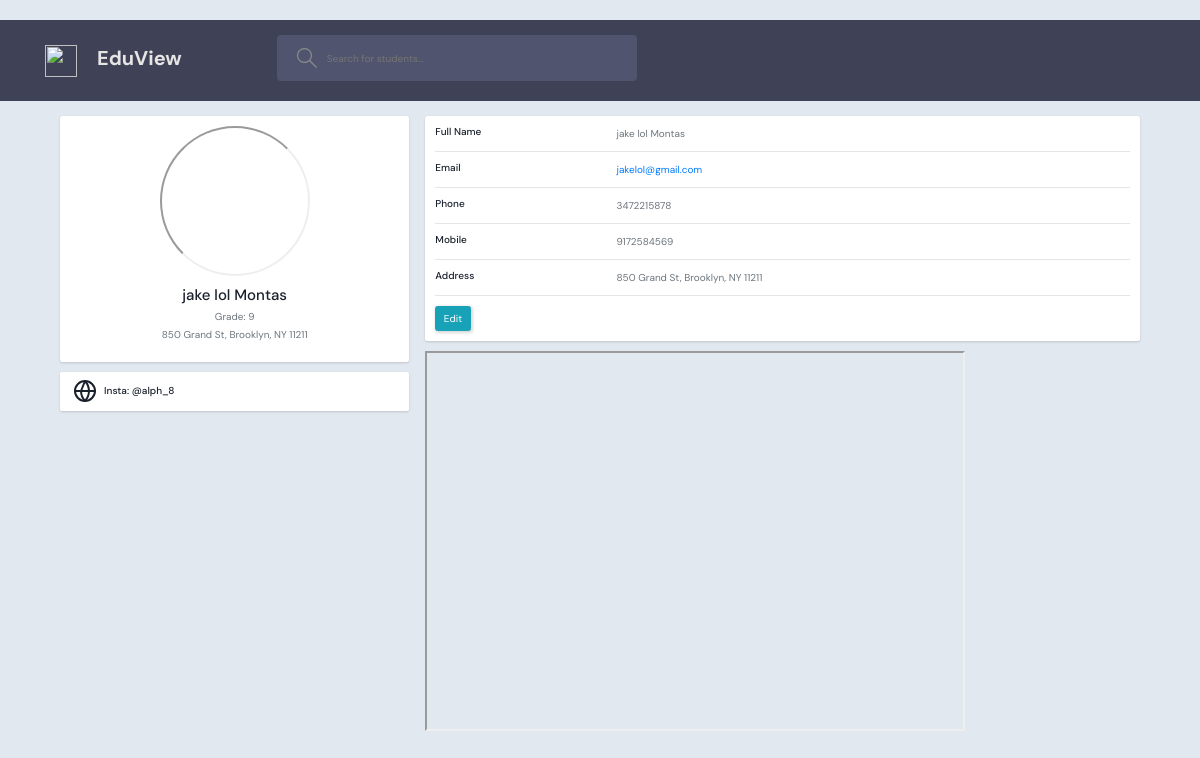
The app's page /student/35715925/ with its own data.
### studentBase/models.py (models this page shows, shortened)
class Profile(models.Model):
    Student_ID = models.IntegerField(unique=True)
    First_Name = models.CharField(max_length=50)
    Middle_Name = models.CharField(max_length=50,null=True,blank=True)
    Last_Name = models.CharField(max_length=50)
    Grade = models.CharField(max_length=10,null=True,blank=True)
    Photo = models.CharField(null=True, blank=True,max_length=200)
    Schedule = models.CharField(null=True,blank=True, max_length=200)
    Social_Media = models.CharField(max_length=50,null=True,blank=True)
    Address = models.CharField(max_length=50,null=True,blank=True)
    Email = models.EmailField(null=True, blank=True)
    Contact_1 = models.CharField(max_length=12,null=True,blank=True)
    Contact_2 = models.CharField(max_length=12,null=True, blank=True)

### studentBase/views.py (the view)
# urls.py: path('student/<int:id>/',views.profile,name = 'profile'),
def profile(request,id):
    student = Profile.objects.get(Student_ID=id)
    return render(request,'studentBase/profile.html',{'student':student})

### studentBase/templates/studentBase/profile.html (shortened to what this page needs)
{% extends 'main.html' %}
{% block contain %}
<link href="https://cdn.jsdelivr.net/npm/bootstrap@4.4.1/dist/css/bootstrap.min.css" rel="stylesheet">
<body>
   <div class="container">
      <div class="main-body">
         <div class="row gutters-sm">
            <div class="col-md-4 mb-3">
               <div class="card">
                  <div class="card-body">
                     <div class="d-flex flex-column align-items-center text-center">
                        {% if student.Photo != '' %}
                        <iframe src="{{ student.Photo }}" class="avatar-iframe"></iframe>
                        {% else %}
                        <img src="/media/default-avatar.jpg" alt="default avatar" class="avatar">
                        {% endif %}
                        <div class="mt-3">
                           <h4>{{ student.First_Name }} {{ student.Middle_Name }} {{ student.Last_Name }}</h4>
                           <p class="text-secondary mb-1">Grade: {{student.Grade}}</p>
                           <p class="text-muted font-size-sm">{{student.Address}}</p>
                        </div>
                     </div>
                  </div>
               </div>
               <div class="card mt-3">
                  <ul class="list-group list-group-flush">
                     <li class="list-group-item d-flex justify-content-between align-items-center flex-wrap">
                        <h6 class="mb-0">
                           {{ student.Social_Media }}
                        </h6>
                     </li>
                  </ul>
               </div>
            </div>
            <div class="col-md-8">
               <div class="card mb-3">
                  <div class="card-body">
                     <div class="row">
                        <div class="col-sm-3">
                           <h6 class="mb-0">Full Name</h6>
                        </div>
                        <div class="col-sm-9 text-secondary">
                           {{ student.First_Name }} {{ student.Middle_Name }} {{ student.Last_Name }}
                        </div>
                     </div>
                     <hr>
                     <div class="row">
                        <div class="col-sm-3">
                           <h6 class="mb-0">Email</h6>
                        </div>
                        <div class="col-sm-9 text-secondary">
                           <a href="mailto:{{ student.Email }}" class="__cf_email__" data-cfemail="64020d14240e110f09110c4a0508">{{ student.Email }}</a>
                        </div>
                     </div>
                     <hr>
                     <div class="row">
                        <div class="col-sm-3">
                           <h6 class="mb-0">Phone</h6>
                        </div>
                        <div class="col-sm-9 text-secondary">
                           {{ student.Contact_1 }}
                        </div>
                     </div>
                     <hr>
                     <div class="row">
                        <div class="col-sm-3">
                           <h6 class="mb-0">Mobile</h6>
                        </div>
                        <div class="col-sm-9 text-secondary">
                           {{ student.Contact_2 }}
                        </div>
                     </div>
                     <hr>
                     <div class="row">
                        <div class="col-sm-3">
                           <h6 class="mb-0">Address</h6>
                        </div>
                        <div class="col-sm-9 text-secondary">
                           {{ student.Address }}
                        </div>
                     </div>
                     <hr>
                     <div class="row">
                        <div class="col-sm-12">
                           <a class="btn btn-info" target="__blank" href="{% url 'update-profile' student.Student_ID %}">Edit</a>
                        </div>
                     </div>
                  </div>
               </div>
               <div class="row gutters-sm">
                  <div class="col-sm-6 mb-3">
                     <iframe src="{{ student.Schedule }}" width="540" height="380"></iframe>
                  </div>
               </div>
            </div>
         </div>
      </div>
   </div>
</body>
{% endblock contain %}

### static/styles/style.css (style rules this page uses)
:root { --color-main: #71c6dd; --color-main-light: #e1f6fb; --color-dark: #3f4156; --color-dark-medium: #51546e; --color-dark-light: #696d97; --color-light: #e5e5e5; --color-gray: #8b8b8b; --color-light-gray: #b2bdbd; --color-bg: #2d2d39; --color-success: #5dd693; --color-error: #fc4b0b; }
* { font-family: "DM Sans", -apple-system, BlinkMacSystemFont, "Segoe UI", Roboto, Oxygen, Ubuntu, Cantarell, "Open Sans", "Helvetica Neue", sans-serif; margin: 0; padding: 0; box-sizing: border-box; text-rendering: optimizeLegibility; font-size: inherit; }
html { font-size: 56.25%; }
@media only screen and (min-width: 1200px) { html { font-size: 62.5%; } }
body { line-height: 1.6; font-weight: 400; font-size: 1.5rem; color: var(--color-light-gray); background-color: var(--color-bg); min-height: 100vh; }
a { display: inline-block; color: var(--color-main); text-decoration: none; }
.container { max-width: 120rem; width: 90%; margin: auto; }
.btn { background-color: transparent; border: none; display: inline-flex; align-items: center; gap: 1rem; cursor: pointer; transition: all ease-in-out 0.3s; padding: 1rem 2rem; border-radius: 5px; box-shadow: 1px 1px 3px 1px rgba(0, 0, 0, 0.15); font-weight: 500; }

### studentBase/templates/studentBase/profile.html (style rules this page uses)
body { margin-top: 20px; color: #1a202c; text-align: left; background-color: #e2e8f0; }
.main-body { padding: 15px; }
.card { box-shadow: 0 1px 3px 0 rgba(0,0,0,.1), 0 1px 2px 0 rgba(0,0,0,.06); }
.card { position: relative; display: flex; flex-direction: column; min-width: 0; word-wrap: break-word; background-color: #fff; background-clip: border-box; border: 0 solid rgba(0,0,0,.125); border-radius: .25rem; }
.card-body { flex: 1 1 auto; min-height: 1px; padding: 1rem; }
.gutters-sm { margin-right: -8px; margin-left: -8px; }
.gutters-sm > .col, .gutters-sm > [class*=col-] { padding-right: 8px; padding-left: 8px; }
.mb-3, .my-3 { margin-bottom: 1rem!important; }
.avatar, .avatar-iframe { width: 150px; height: 150px; object-fit: cover; border-radius: 50%; }

### records on screen
Profile: First_Name "jake", Middle_Name "lol", Last_Name "Montas", Grade "9", Address "850 Grand St, Brooklyn, NY 11211", Social_Media "Insta: @alph_8", Email "jakelol@gmail.com", Contact_1 "3472215878", Contact_2 "9172584569"
